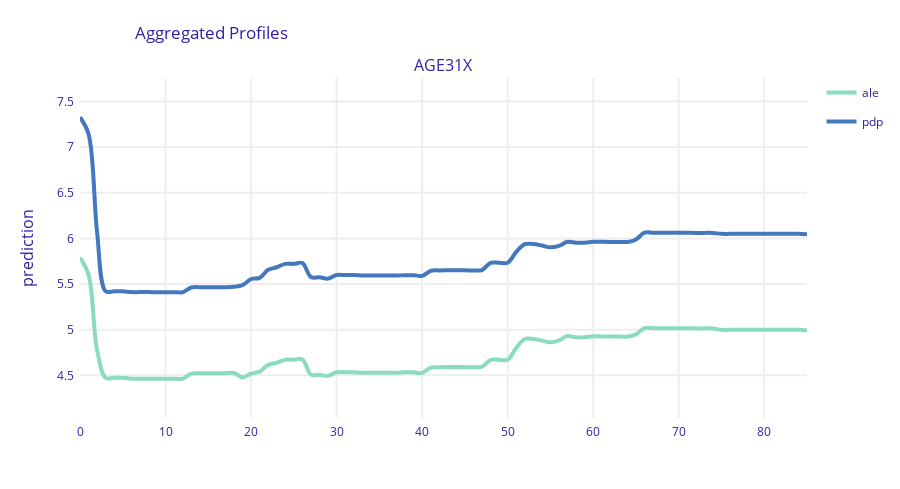

Notebook code cell kept with this figure:
### Markdown cell above
Dochody pacjenta wydają się mieć niewielki wpływ na wydatki na opiekę zdrowotną, choć widać niewielką tendencję wzrostową. W przypadku wskaźników oceniających stan zdrowia, najbardziej istotny wydaje się PCS42 (ocena stanu zdrowia fizycznego). Wskaźnik ten obliczany jest na podstawie ankiety z konkretnymi pytaniami, następnie na podstawie odpowiedzi obliczany jest wynik. Im większa wartość, tym lepszy stan zdrowia (i jak widać - mniejsze koszty). W podobny sposób opracowywany jest MCS42, z tym że dotyczy zdrowia psychicznego. Okazuje się, jednak, że ma on mniejszy wpływ na koszty. Jeśli zaś chodzi o K6SUM42 (ogólne samopoczucie psychiczne z ostatnich 30 dni), to wskaźnik wydaje mi się mało wiarygodny. Po pierwsze jego sposób obliczania jest dość subiektywny (6 pytań w stylue - "Jak często przez ostatnie dni byłeś nerwowy? Odpowiedzi 0 - wcale, 1 - chwilami, 2 - w miarę często, 3- większość czasu, 4 - cały czas, suma odpowiedzi daje wynik). Widać, że sam model też miał problemy z określeniem wpływu na wydatki (spodziewalibyśmy się monotonicznego wzrostu, a tymczasem mamy dość wyraźny "dołek" w okolicach 11). Być może warto rozważyć binaryzację - widać spory skok na początku, który różnicuje tych, którzy po prostu czują się dobrze, od tych, którzy mają problemy ze stresem, motywacją itd. 

Ogólna uwaga jest taka, że interpretację wpływu zmiennych utrudnia fakt, iż niektóre zmienne wraz ze wzrostem wartości wskazują na pogorszenie stanu zdrowia (K6SUM42) a inne na jego poprawę (PCS42).

### Code cell
pdp_cat = exp.model_profile(type = 'partial', variable_type='numerical',
                            variables = ["AGE31X"])
pdp_cat.result['_label_'] = 'pdp'

ale_cat = exp.model_profile(type = 'accumulated', variable_type='numerical', 
                            variables = ["AGE31X"])
ale_cat.result['_label_'] = 'ale'
fig = ale_cat.plot(pdp_cat, size = 4, facet_ncol=1)

### Figure 1 — Plotly figure (JSON) as saved in the notebook; plotly's stock layout.template omitted (floating-point values rounded to 4 significant figures)
{"data": [{"hoverinfo": "text", "hoverlabel": {"bgcolor": "rgba(0,0,0,0.8)"}, "hovertext": ["AGE31X: 0<br>average prediction: 5.788631042337372<br>label: ale<br><br>mean observation prediction: <br>5.813687310263197", "AGE31X: 1<br>average prediction: 5.602783126492174<br>label: ale<br><br>mean observation prediction: <br>5.813687310263197", "AGE31X: 2<br>average prediction: 4.775293535734516<br>label: ale<br><br>mean observation prediction: <br>5.813687310263197", "AGE31X: 3<br>average prediction: 4.473362739038153<br>label: ale<br><br>mean observation prediction: <br>5.813687310263197", "AGE31X: 4<br>average prediction: 4.473362739038153<br>label: ale<br><br>mean observation prediction: <br>5.813687310263197", "AGE31X: 5<br>average prediction: 4.473362739038153<br>label: ale<br><br>mean observation prediction: <br>5.813687310263197", "AGE31X: 6<br>average prediction: 4.4639859676199745<br>label: ale<br><br>mean observation prediction: <br>5.813687310263197", "AGE31X: 7<br>average prediction: 4.4639859676199745<br>label: ale<br><br>mean observation prediction: <br>5.813687310263197", "AGE31X: 8<br>average prediction: 4.4639859676199745<br>label: ale<br><br>mean observation prediction: <br>5.813687310263197", "AGE31X: 9<br>average prediction: 4.463903571904239<br>label: ale<br><br>mean observation prediction: <br>5.813687310263197", "AGE31X: 10<br>average prediction: 4.463903571904239<br>label: ale<br><br>mean observation prediction: <br>5.813687310263197", "AGE31X: 11<br>average prediction: 4.463903571904239<br>label: ale<br><br>mean observation prediction: <br>5.813687310263197", "AGE31X: 12<br>average prediction: 4.462494169582185<br>label: ale<br><br>mean observation prediction: <br>5.813687310263197", "AGE31X: 13<br>average prediction: 4.5178972388882235<br>label: ale<br><br>mean observation prediction: <br>5.813687310263197", "AGE31X: 14<br>average prediction: 4.523586977036021<br>label: ale<br><br>mean observation prediction: <br>5.813687310263197", "AGE31X: 15<br>average prediction: 4.523586977036021<br>label: ale<br><br>mean observation prediction: <br>5.813687310263197", "AGE31X: 16<br>average prediction: 4.523586977036021<br>label: ale<br><br>mean observation prediction: <br>5.813687310263197", "AGE31X: 17<br>average prediction: 4.523586977036021<br>label: ale<br><br>mean observation prediction: <br>5.813687310263197", "AGE31X: 18<br>average prediction: 4.52575970405617<br>label: ale<br><br>mean observation prediction: <br>5.813687310263197", "AGE31X: 19<br>average prediction: 4.4782614561542164<br>label: ale<br><br>mean observation prediction: <br>5.813687310263197", "AGE31X: 20<br>average prediction: 4.518744672666949<br>label: ale<br><br>mean observation prediction: <br>5.813687310263197", "AGE31X: 21<br>average prediction: 4.540882918075798<br>label: ale<br><br>mean observation prediction: <br>5.813687310263197", "AGE31X: 22<br>average prediction: 4.61364207512103<br>label: ale<br><br>mean observation prediction: <br>5.813687310263197", "AGE31X: 23<br>average prediction: 4.637357814221464<br>label: ale<br><br>mean observation prediction: <br>5.813687310263197", "AGE31X: 24<br>average prediction: 4.67106795849679<br>label: ale<br><br>mean observation prediction: <br>5.813687310263197", "AGE31X: 25<br>average prediction: 4.67106795849679<br>label: ale<br><br>mean observation prediction: <br>5.813687310263197", "AGE31X: 26<br>average prediction: 4.67476146235337<br>label: ale<br><br>mean observation prediction: <br>5.813687310263197", "AGE31X: 27<br>average prediction: 4.508396279074623<br>label: ale<br><br>mean observation prediction: <br>5.813687310263197", "AGE31X: 28<br>average prediction: 4.505850083821379<br>label: ale<br><br>mean observation prediction: <br>5.813687310263197", "AGE31X: 29<br>average prediction: 4.494956836043846<br>label: ale<br><br>mean observation prediction: <br>5.813687310263197", "AGE31X: 30<br>average prediction: 4.534298070039279<br>label: ale<br><br>mean observation prediction: <br>5.813687310263197", "AGE31X: 31<br>average prediction: 4.534298070039279<br>label: ale<br><br>mean observation prediction: <br>5.813687310263197", "AGE31X: 32<br>average prediction: 4.534298070039279<br>label: ale<br><br>mean observation prediction: <br>5.813687310263197", "AGE31X: 33<br>average prediction: 4.529772149649755<br>label: ale<br><br>mean observation prediction: <br>5.813687310263197", "AGE31X: 34<br>average prediction: 4.529772149649755<br>label: ale<br><br>mean observation prediction: <br>5.813687310263197", "AGE31X: 35<br>average prediction: 4.529772149649755<br>label: ale<br><br>mean observation prediction: <br>5.813687310263197", "AGE31X: 36<br>average prediction: 4.529772149649755<br>label: ale<br><br>mean observation prediction: <br>5.813687310263197", "AGE31X: 37<br>average prediction: 4.529772149649755<br>label: ale<br><br>mean observation prediction: <br>5.813687310263197", "AGE31X: 38<br>average prediction: 4.533730422244231<br>label: ale<br><br>mean observation prediction: <br>5.813687310263197", "AGE31X: 39<br>average prediction: 4.533730422244231<br>label: ale<br><br>mean observation prediction: <br>5.813687310263197", "AGE31X: 40<br>average prediction: 4.527049416781349<br>label: ale<br><br>mean observation prediction: <br>5.813687310263197", "AGE31X: 41<br>average prediction: 4.584078127097001<br>label: ale<br><br>mean observation prediction: <br>5.813687310263197", "AGE31X: 42<br>average prediction: 4.589369952618424<br>label: ale<br><br>mean observation prediction: <br>5.813687310263197", "AGE31X: 43<br>average prediction: 4.590241939677014<br>label: ale<br><br>mean observation prediction: <br>5.813687310263197", "AGE31X: 44<br>average prediction: 4.590241939677014<br>label: ale<br><br>mean observation prediction: <br>5.813687310263197", "AGE31X: 45<br>average prediction: 4.590241939677014<br>label: ale<br><br>mean observation prediction: <br>5.813687310263197", "AGE31X: 46<br>average prediction: 4.5885226882259245<br>label: ale<br><br>mean observation prediction: <br>5.813687310263197", "AGE31X: 47<br>average prediction: 4.593986914339235<br>label: ale<br><br>mean observation prediction: <br>5.813687310263197", "AGE31X: 48<br>average prediction: 4.670153157646788<br>label: ale<br><br>mean observation prediction: <br>5.813687310263197", "AGE31X: 49<br>average prediction: 4.670153157646788<br>label: ale<br><br>mean observation prediction: <br>5.813687310263197", "AGE31X: 50<br>average prediction: 4.670153157646788<br>label: ale<br><br>mean observation prediction: <br>5.813687310263197", "AGE31X: 51<br>average prediction: 4.800194695316897<br>label: ale<br><br>mean observation prediction: <br>5.813687310263197", "AGE31X: 52<br>average prediction: 4.8979611500899045<br>label: ale<br><br>mean observation prediction: <br>5.813687310263197", "AGE31X: 53<br>average prediction: 4.8979611500899045<br>label: ale<br><br>mean observation prediction: <br>5.813687310263197", "AGE31X: 54<br>average prediction: 4.881226278794126<br>label: ale<br><br>mean observation prediction: <br>5.813687310263197", "AGE31X: 55<br>average prediction: 4.8612777522189425<br>label: ale<br><br>mean observation prediction: <br>5.813687310263197", "AGE31X: 56<br>average prediction: 4.8828432642797726<br>label: ale<br><br>mean observation prediction: <br>5.813687310263197", "AGE31X: 57<br>average prediction: 4.931172146551253<br>label: ale<br><br>mean observation prediction: <br>5.813687310263197", "AGE31X: 58<br>average prediction: 4.917327029013055<br>label: ale<br><br>mean observation prediction: <br>5.813687310263197", "AGE31X: 59<br>average prediction: 4.917327029013055<br>label: ale<br><br>mean observation prediction: <br>5.813687310263197", "AGE31X: 60<br>average prediction: 4.928125792052147<br>label: ale<br><br>mean observation prediction: <br>5.813687310263197", "AGE31X: 61<br>average prediction: 4.925777561241329<br>label: ale<br><br>mean observation prediction: <br>5.813687310263197", "AGE31X: 62<br>average prediction: 4.924313778372981<br>label: ale<br><br>mean observation prediction: <br>5.813687310263197", "AGE31X: 63<br>average prediction: 4.924313778372981<br>label: ale<br><br>mean observation prediction: <br>5.813687310263197", "AGE31X: 64<br>average prediction: 4.924313778372981<br>label: ale<br><br>mean observation prediction: <br>5.813687310263197", "AGE31X: 65<br>average prediction: 4.94880381577269<br>label: ale<br><br>mean observation prediction: <br>5.813687310263197", "AGE31X: 66<br>average prediction: 5.016818124634366<br>label: ale<br><br>mean observation prediction: <br>5.813687310263197", "AGE31X: 67<br>average prediction: 5.016818124634366<br>label: ale<br><br>mean observation prediction: <br>5.813687310263197", "AGE31X: 68<br>average prediction: 5.016818124634366<br>label: ale<br><br>mean observation prediction: <br>5.813687310263197", "AGE31X: 69<br>average prediction: 5.016818124634366<br>label: ale<br><br>mean observation prediction: <br>5.813687310263197", "AGE31X: 70<br>average prediction: 5.016818124634366<br>label: ale<br><br>mean observation prediction: <br>5.813687310263197", "AGE31X: 71<br>average prediction: 5.016818124634366<br>label: ale<br><br>mean observation prediction: <br>5.813687310263197", "AGE31X: 72<br>average prediction: 5.013925469545649<br>label: ale<br><br>mean observation prediction: <br>5.813687310263197", "AGE31X: 73<br>average prediction: 5.013925469545649<br>label: ale<br><br>mean observation prediction: <br>5.813687310263197", "AGE31X: 74<br>average prediction: 5.013925469545649<br>label: ale<br><br>mean observation prediction: <br>5.813687310263197", "AGE31X: 75<br>average prediction: 4.998563173532145<br>label: ale<br><br>mean observation prediction: <br>5.813687310263197", "AGE31X: 76<br>average prediction: 4.998563173532145<br>label: ale<br><br>mean observation prediction: <br>5.813687310263197", "AGE31X: 77<br>average prediction: 4.998563173532145<br>label: ale<br><br>mean observation prediction: <br>5.813687310263197", "AGE31X: 78<br>average prediction: 4.998563173532145<br>label: ale<br><br>mean observation prediction: <br>5.813687310263197", "AGE31X: 79<br>average prediction: 4.998563173532145<br>label: ale<br><br>mean observation prediction: <br>5.813687310263197", "AGE31X: 80<br>average prediction: 4.998563173532145<br>label: ale<br><br>mean observation prediction: <br>5.813687310263197", "AGE31X: 81<br>average prediction: 4.998563173532145<br>label: ale<br><br>mean observation prediction: <br>5.813687310263197", "AGE31X: 82<br>average prediction: 4.998563173532145<br>label: ale<br><br>mean observation prediction: <br>5.813687310263197", "AGE31X: 83<br>average prediction: 4.998563173532145<br>label: ale<br><br>mean observation prediction: <br>5.813687310263197", "AGE31X: 84<br>average prediction: 4.998563173532145<br>label: ale<br><br>mean observation prediction: <br>5.813687310263197", "AGE31X: 85<br>average prediction: 4.990725379026527<br>label: ale<br><br>mean observation prediction: <br>5.813687310263197"], "legendgroup": "ale", "line": {"color": "#8bdcbe", "shape": "spline", "width": 4}, "mode": "lines", "name": "ale", "showlegend": true, "type": "scatter", "x": [0, 1, 2, 3, 4, 5, 6, 7, 8, 9, 10, 11, 12, 13, 14, 15, 16, 17, 18, 19, 20, 21, 22, 23, 24, 25, 26, 27, 28, 29, 30, 31, 32, 33, 34, 35, 36, 37, 38, 39, 40, 41, 42, 43, 44, 45, 46, 47, 48, 49, 50, 51, 52, 53, 54, 55, 56, 57, 58, 59, 60, 61, 62, 63, 64, 65, 66, 67, 68, 69, 70, 71, 72, 73, 74, 75, 76, 77, 78, 79, 80, 81, 82, 83, 84, 85], "xaxis": "x", "y": [5.789, 5.603, 4.775, 4.473, 4.473, 4.473, 4.464, 4.464, 4.464, 4.464, 4.464, 4.464, 4.462, 4.518, 4.524, 4.524, 4.524, 4.524, 4.526, 4.478, 4.519, 4.541, 4.614, 4.637, 4.671, 4.671, 4.675, 4.508, 4.506, 4.495, 4.534, 4.534, 4.534, 4.53, 4.53, 4.53, 4.53, 4.53, 4.534, 4.534, 4.527, 4.584, 4.589, 4.59, 4.59, 4.59, 4.589, 4.594, 4.67, 4.67, 4.67, 4.8, 4.898, 4.898, 4.881, 4.861, 4.883, 4.931, 4.917, 4.917, 4.928, 4.926, 4.924, 4.924, 4.924, 4.949, 5.017, 5.017, 5.017, 5.017, 5.017, 5.017, 5.014, 5.014, 5.014, 4.999, 4.999, 4.999, 4.999, 4.999, 4.999, 4.999, 4.999, 4.999, 4.999, 4.991], "yaxis": "y"}, {"hoverinfo": "text", "hoverlabel": {"bgcolor": "rgba(0,0,0,0.8)"}, "hovertext": ["AGE31X: 0<br>average prediction: 7.327054501129493<br>label: pdp<br><br>mean observation prediction: <br>5.8136873102632", "AGE31X: 1<br>average prediction: 7.1428435254407905<br>label: pdp<br><br>mean observation prediction: <br>5.8136873102632", "AGE31X: 2<br>average prediction: 6.064370658202622<br>label: pdp<br><br>mean observation prediction: <br>5.8136873102632", "AGE31X: 3<br>average prediction: 5.421128216917162<br>label: pdp<br><br>mean observation prediction: <br>5.8136873102632", "AGE31X: 4<br>average prediction: 5.421128216917162<br>label: pdp<br><br>mean observation prediction: <br>5.8136873102632", "AGE31X: 5<br>average prediction: 5.421128216917162<br>label: pdp<br><br>mean observation prediction: <br>5.8136873102632", "AGE31X: 6<br>average prediction: 5.411751445498977<br>label: pdp<br><br>mean observation prediction: <br>5.8136873102632", "AGE31X: 7<br>average prediction: 5.411751445498977<br>label: pdp<br><br>mean observation prediction: <br>5.8136873102632", "AGE31X: 8<br>average prediction: 5.411751445498977<br>label: pdp<br><br>mean observation prediction: <br>5.8136873102632", "AGE31X: 9<br>average prediction: 5.411049595786245<br>label: pdp<br><br>mean observation prediction: <br>5.8136873102632", "AGE31X: 10<br>average prediction: 5.411049595786245<br>label: pdp<br><br>mean observation prediction: <br>5.8136873102632", "AGE31X: 11<br>average prediction: 5.411049595786245<br>label: pdp<br><br>mean observation prediction: <br>5.8136873102632", "AGE31X: 12<br>average prediction: 5.410402254406414<br>label: pdp<br><br>mean observation prediction: <br>5.8136873102632", "AGE31X: 13<br>average prediction: 5.461988793036845<br>label: pdp<br><br>mean observation prediction: <br>5.8136873102632", "AGE31X: 14<br>average prediction: 5.465775179214296<br>label: pdp<br><br>mean observation prediction: <br>5.8136873102632", "AGE31X: 15<br>average prediction: 5.465775179214296<br>label: pdp<br><br>mean observation prediction: <br>5.8136873102632", "AGE31X: 16<br>average prediction: 5.465775179214296<br>label: pdp<br><br>mean observation prediction: <br>5.8136873102632", "AGE31X: 17<br>average prediction: 5.465775179214296<br>label: pdp<br><br>mean observation prediction: <br>5.8136873102632", "AGE31X: 18<br>average prediction: 5.469835607839742<br>label: pdp<br><br>mean observation prediction: <br>5.8136873102632", "AGE31X: 19<br>average prediction: 5.487263256119253<br>label: pdp<br><br>mean observation prediction: <br>5.8136873102632", "AGE31X: 20<br>average prediction: 5.555206282713447<br>label: pdp<br><br>mean observation prediction: <br>5.8136873102632", "AGE31X: 21<br>average prediction: 5.568094184278371<br>label: pdp<br><br>mean observation prediction: <br>5.8136873102632", "AGE31X: 22<br>average prediction: 5.655419994893397<br>label: pdp<br><br>mean observation prediction: <br>5.8136873102632", "AGE31X: 23<br>average prediction: 5.683875661560236<br>label: pdp<br><br>mean observation prediction: <br>5.8136873102632", "AGE31X: 24<br>average prediction: 5.721049832491002<br>label: pdp<br><br>mean observation prediction: <br>5.8136873102632", "AGE31X: 25<br>average prediction: 5.721049832491002<br>label: pdp<br><br>mean observation prediction: <br>5.8136873102632", "AGE31X: 26<br>average prediction: 5.7309463272705115<br>label: pdp<br><br>mean observation prediction: <br>5.8136873102632", "AGE31X: 27<br>average prediction: 5.576543556395537<br>label: pdp<br><br>mean observation prediction: <br>5.8136873102632", "AGE31X: 28<br>average prediction: 5.573758417945392<br>label: pdp<br><br>mean observation prediction: <br>5.8136873102632", "AGE31X: 29<br>average prediction: 5.559292032350396<br>label: pdp<br><br>mean observation prediction: <br>5.8136873102632", "AGE31X: 30<br>average prediction: 5.598486403949347<br>label: pdp<br><br>mean observation prediction: <br>5.8136873102632", "AGE31X: 31<br>average prediction: 5.598486403949347<br>label: pdp<br><br>mean observation prediction: <br>5.8136873102632", "AGE31X: 32<br>average prediction: 5.598486403949347<br>label: pdp<br><br>mean observation prediction: <br>5.8136873102632", "AGE31X: 33<br>average prediction: 5.593105904566753<br>label: pdp<br><br>mean observation prediction: <br>5.8136873102632", "AGE31X: 34<br>average prediction: 5.593105904566753<br>label: pdp<br><br>mean observation prediction: <br>5.8136873102632", "AGE31X: 35<br>average prediction: 5.593105904566753<br>label: pdp<br><br>mean observation prediction: <br>5.8136873102632", "AGE31X: 36<br>average prediction: 5.593105904566753<br>label: pdp<br><br>mean observation prediction: <br>5.8136873102632", "AGE31X: 37<br>average prediction: 5.593105904566753<br>label: pdp<br><br>mean observation prediction: <br>5.8136873102632", "AGE31X: 38<br>average prediction: 5.596709993276348<br>label: pdp<br><br>mean observation prediction: <br>5.8136873102632", "AGE31X: 39<br>average prediction: 5.596709993276348<br>label: pdp<br><br>mean observation prediction: <br>5.8136873102632", "AGE31X: 40<br>average prediction: 5.589346986827758<br>label: pdp<br><br>mean observation prediction: <br>5.8136873102632", "AGE31X: 41<br>average prediction: 5.6448084352182795<br>label: pdp<br><br>mean observation prediction: <br>5.8136873102632", "AGE31X: 42<br>average prediction: 5.649387883015817<br>label: pdp<br><br>mean observation prediction: <br>5.8136873102632", "AGE31X: 43<br>average prediction: 5.650378619174679<br>label: pdp<br><br>mean observation prediction: <br>5.8136873102632", "AGE31X: 44<br>average prediction: 5.650378619174679<br>label: pdp<br><br>mean observation prediction: <br>5.8136873102632", "AGE31X: 45<br>average prediction: 5.650378619174679<br>label: pdp<br><br>mean observation prediction: <br>5.8136873102632", "AGE31X: 46<br>average prediction: 5.6487330430338885<br>label: pdp<br><br>mean observation prediction: <br>5.8136873102632", "AGE31X: 47<br>average prediction: 5.653448268479516<br>label: pdp<br><br>mean observation prediction: <br>5.8136873102632", "AGE31X: 48<br>average prediction: 5.73263739020211<br>label: pdp<br><br>mean observation prediction: <br>5.8136873102632", "AGE31X: 49<br>average prediction: 5.73263739020211<br>label: pdp<br><br>mean observation prediction: <br>5.8136873102632", "AGE31X: 50<br>average prediction: 5.73263739020211<br>label: pdp<br><br>mean observation prediction: <br>5.8136873102632", "AGE31X: 51<br>average prediction: 5.85138963746406<br>label: pdp<br><br>mean observation prediction: <br>5.8136873102632", "AGE31X: 52<br>average prediction: 5.9374003833718625<br>label: pdp<br><br>mean observation prediction: <br>5.8136873102632", "AGE31X: 53<br>average prediction: 5.9374003833718625<br>label: pdp<br><br>mean observation prediction: <br>5.8136873102632", "AGE31X: 54<br>average prediction: 5.9213184016888825<br>label: pdp<br><br>mean observation prediction: <br>5.8136873102632", "AGE31X: 55<br>average prediction: 5.901661635340137<br>label: pdp<br><br>mean observation prediction: <br>5.8136873102632", "AGE31X: 56<br>average prediction: 5.918328106222666<br>label: pdp<br><br>mean observation prediction: <br>5.8136873102632", "AGE31X: 57<br>average prediction: 5.962940461682075<br>label: pdp<br><br>mean observation prediction: <br>5.8136873102632", "AGE31X: 58<br>average prediction: 5.953146494799887<br>label: pdp<br><br>mean observation prediction: <br>5.8136873102632", "AGE31X: 59<br>average prediction: 5.953146494799887<br>label: pdp<br><br>mean observation prediction: <br>5.8136873102632", "AGE31X: 60<br>average prediction: 5.963923509289256<br>label: pdp<br><br>mean observation prediction: <br>5.8136873102632", "AGE31X: 61<br>average prediction: 5.96227929721541<br>label: pdp<br><br>mean observation prediction: <br>5.8136873102632", "AGE31X: 62<br>average prediction: 5.960989477728204<br>label: pdp<br><br>mean observation prediction: <br>5.8136873102632", "AGE31X: 63<br>average prediction: 5.960989477728204<br>label: pdp<br><br>mean observation prediction: <br>5.8136873102632", "AGE31X: 64<br>average prediction: 5.960989477728204<br>label: pdp<br><br>mean observation prediction: <br>5.8136873102632", "AGE31X: 65<br>average prediction: 5.988678799796072<br>label: pdp<br><br>mean observation prediction: <br>5.8136873102632", "AGE31X: 66<br>average prediction: 6.062214464085823<br>label: pdp<br><br>mean observation prediction: <br>5.8136873102632", "AGE31X: 67<br>average prediction: 6.062214464085823<br>label: pdp<br><br>mean observation prediction: <br>5.8136873102632", "AGE31X: 68<br>average prediction: 6.062214464085823<br>label: pdp<br><br>mean observation prediction: <br>5.8136873102632", "AGE31X: 69<br>average prediction: 6.062214464085823<br>label: pdp<br><br>mean observation prediction: <br>5.8136873102632", "AGE31X: 70<br>average prediction: 6.062214464085823<br>label: pdp<br><br>mean observation prediction: <br>5.8136873102632", "AGE31X: 71<br>average prediction: 6.062214464085823<br>label: pdp<br><br>mean observation prediction: <br>5.8136873102632", "AGE31X: 72<br>average prediction: 6.060233531100751<br>label: pdp<br><br>mean observation prediction: <br>5.8136873102632", "AGE31X: 73<br>average prediction: 6.060233531100751<br>label: pdp<br><br>mean observation prediction: <br>5.8136873102632", "AGE31X: 74<br>average prediction: 6.060233531100751<br>label: pdp<br><br>mean observation prediction: <br>5.8136873102632", "AGE31X: 75<br>average prediction: 6.049531403696228<br>label: pdp<br><br>mean observation prediction: <br>5.8136873102632", "AGE31X: 76<br>average prediction: 6.049531403696228<br>label: pdp<br><br>mean observation prediction: <br>5.8136873102632", "AGE31X: 77<br>average prediction: 6.049531403696228<br>label: pdp<br><br>mean observation prediction: <br>5.8136873102632", "AGE31X: 78<br>average prediction: 6.049531403696228<br>label: pdp<br><br>mean observation prediction: <br>5.8136873102632", "AGE31X: 79<br>average prediction: 6.049531403696228<br>label: pdp<br><br>mean observation prediction: <br>5.8136873102632", "AGE31X: 80<br>average prediction: 6.049531403696228<br>label: pdp<br><br>mean observation prediction: <br>5.8136873102632", "AGE31X: 81<br>average prediction: 6.049531403696228<br>label: pdp<br><br>mean observation prediction: <br>5.8136873102632", "AGE31X: 82<br>average prediction: 6.049531403696228<br>label: pdp<br><br>mean observation prediction: <br>5.8136873102632", "AGE31X: 83<br>average prediction: 6.049531403696228<br>label: pdp<br><br>mean observation prediction: <br>5.8136873102632", "AGE31X: 84<br>average prediction: 6.049531403696228<br>label: pdp<br><br>mean observation prediction: <br>5.8136873102632", "AGE31X: 85<br>average prediction: 6.04532161203071<br>label: pdp<br><br>mean observation prediction: <br>5.8136873102632"], "legendgroup": "pdp", "line": {"color": "#4378bf", "shape": "spline", "width": 4}, "mode": "lines", "name": "pdp", "showlegend": true, "type": "scatter", "x": [0, 1, 2, 3, 4, 5, 6, 7, 8, 9, 10, 11, 12, 13, 14, 15, 16, 17, 18, 19, 20, 21, 22, 23, 24, 25, 26, 27, 28, 29, 30, 31, 32, 33, 34, 35, 36, 37, 38, 39, 40, 41, 42, 43, 44, 45, 46, 47, 48, 49, 50, 51, 52, 53, 54, 55, 56, 57, 58, 59, 60, 61, 62, 63, 64, 65, 66, 67, 68, 69, 70, 71, 72, 73, 74, 75, 76, 77, 78, 79, 80, 81, 82, 83, 84, 85], "xaxis": "x", "y": [7.327, 7.143, 6.064, 5.421, 5.421, 5.421, 5.412, 5.412, 5.412, 5.411, 5.411, 5.411, 5.41, 5.462, 5.466, 5.466, 5.466, 5.466, 5.47, 5.487, 5.555, 5.568, 5.655, 5.684, 5.721, 5.721, 5.731, 5.577, 5.574, 5.559, 5.598, 5.598, 5.598, 5.593, 5.593, 5.593, 5.593, 5.593, 5.597, 5.597, 5.589, 5.645, 5.649, 5.65, 5.65, 5.65, 5.649, 5.653, 5.733, 5.733, 5.733, 5.851, 5.937, 5.937, 5.921, 5.902, 5.918, 5.963, 5.953, 5.953, 5.964, 5.962, 5.961, 5.961, 5.961, 5.989, 6.062, 6.062, 6.062, 6.062, 6.062, 6.062, 6.06, 6.06, 6.06, 6.05, 6.05, 6.05, 6.05, 6.05, 6.05, 6.05, 6.05, 6.05, 6.05, 6.045], "yaxis": "y"}], "layout": {"annotations": [{"font": {"size": 16}, "showarrow": false, "text": "AGE31X", "x": 0.5, "xanchor": "center", "xref": "paper", "y": 1, "yanchor": "bottom", "yref": "paper"}, {"font": {"size": 16}, "showarrow": false, "text": "prediction", "textangle": -90, "x": 0, "xanchor": "right", "xref": "paper", "xshift": -40, "y": 0.5, "yanchor": "middle", "yref": "paper"}], "font": {"color": "#371ea3"}, "height": 489, "hovermode": "closest", "margin": {"b": 71, "r": 30, "t": 78}, "title": {"text": "Aggregated Profiles", "x": 0.15}, "xaxis": {"anchor": "y", "automargin": true, "domain": [0, 1], "fixedrange": true, "gridwidth": 2, "tickcolor": "white", "ticklen": 3, "ticks": "outside", "type": "linear", "zeroline": false}, "yaxis": {"anchor": "x", "automargin": true, "domain": [0, 1], "fixedrange": true, "gridwidth": 2, "range": [4.033, 7.757], "tickcolor": "white", "ticklen": 3, "ticks": "outside", "type": "linear", "zeroline": false}}}
